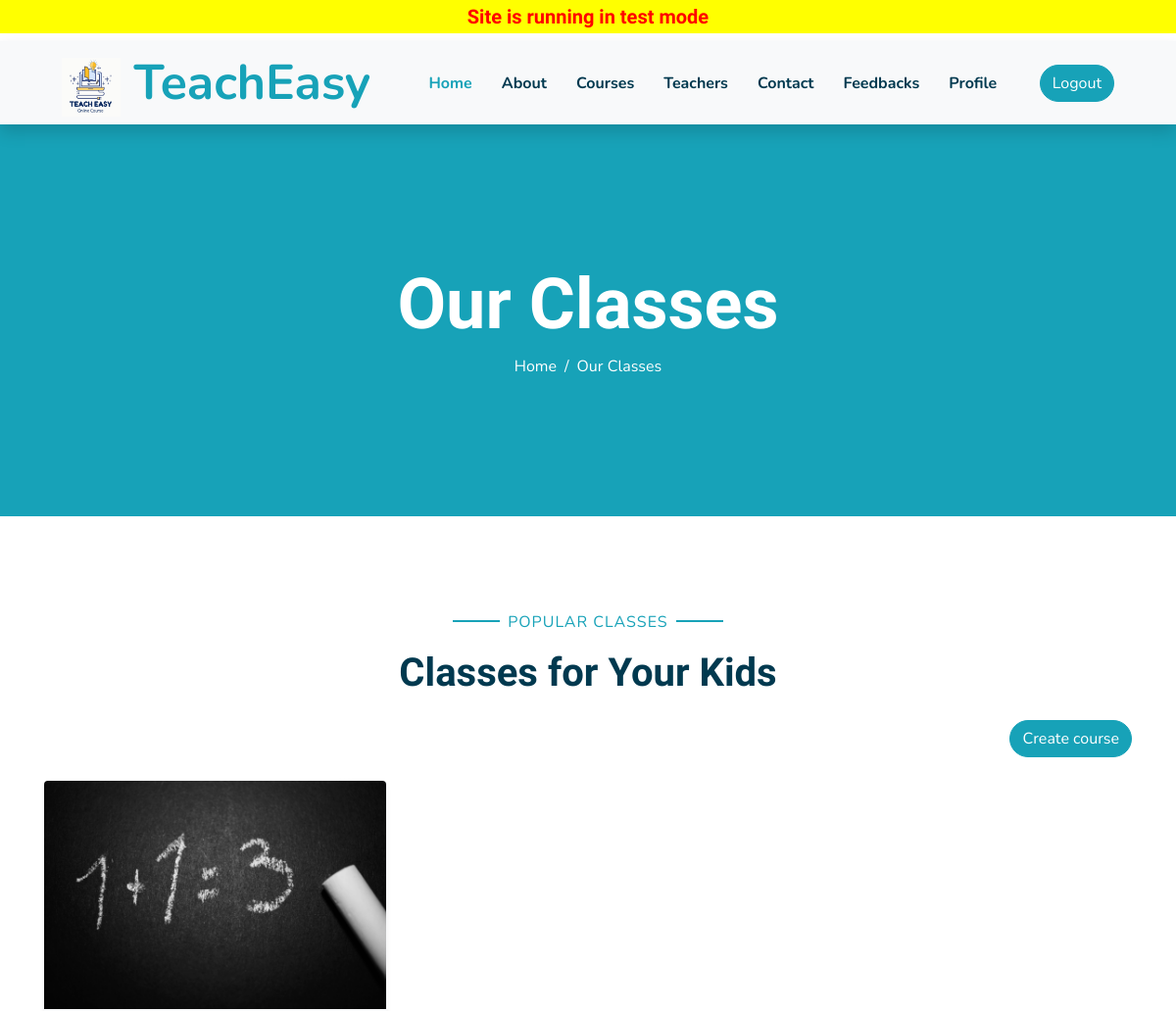
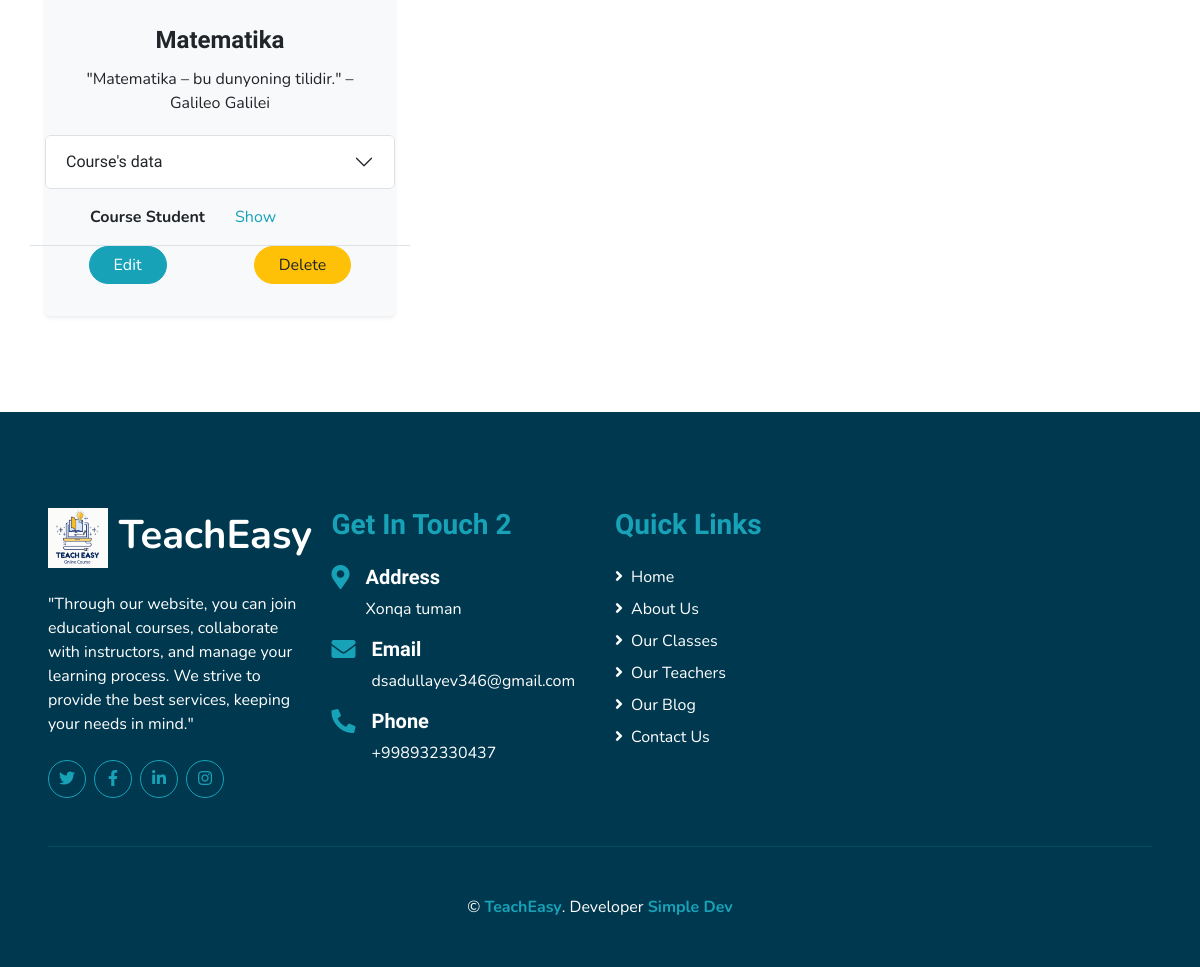
The page /courses (signed in) on the database its author committed (2 pictures, top to bottom).
### main/models.py (models this page shows, shortened)
class Course(models.Model):
    name = models.CharField(max_length=50)
    description = models.TextField()
    image = models.ImageField(upload_to='courses/')
    price = models.DecimalField(max_digits=10, decimal_places=2)
    start_time = models.TimeField()
    end_time = models.TimeField()
    schedule_days = models.CharField(max_length=70)
    teacher = models.ForeignKey(Teacher,on_delete=models.SET_NULL,null=True)

### main/views.py (the view, shortened to what this page needs)
# urls.py: path('courses',CoursesView.as_view(),name='courses'),
class CoursesView(LoginRequiredMixin, View):
    template_name = 'course/courses.html'
    def get(self, request):
        if request.user.is_authenticated:
            if request.user.role == "ADMIN":
                course_data = Course.objects.all()
                form = CourseCreateForm()
                ctx = {
                    'course_data': course_data,
                    'form': form,
                }
                return render(request, self.template_name, ctx)
            elif request.user.role == "TEACHER":
                teacher_id = Teacher.objects.get(user=request.user.id)
                course_data = Course.objects.filter(teacher=teacher_id)
                form = CourseCreateForm()
                ctx = {
                    'course_data': course_data,
                    'form': form,
                }
                return render(request, self.template_name, ctx)
            else:
                messages.error(request, "Sizda kurslar ro'yxatini ko'rish yoki yaratish huquqi yo'q.")
                return redirect('index')  # Yoki boshqa sahifaga yo'naltirish

### template/course/courses.html (shortened to what this page needs)
{% extends "main/base.html" %}
{% load static %}
{% block content %}
<div class="container-fluid bg-primary mb-5">
    <div class="d-flex flex-column align-items-center justify-content-center" style="min-height: 400px">
        <h3 class="display-3 font-weight-bold text-white">Our Classes</h3>
        <div class="d-inline-flex text-white">
            <p class="m-0"><a class="text-white" href="">Home</a></p>
            <p class="m-0 px-2">/</p>
            <p class="m-0">Our Classes</p>
        </div>
    </div>
</div>
<div class="container-fluid pt-5">
    <div class="container">
        <div class="text-center pb-2">
            <p class="section-title px-5"><span class="px-2">Popular Classes</span></p>
            <h1 class="mb-4">Classes for Your Kids</h1>
            <div class="d-flex justify-content-end mb-3">
                {% if request.user.role == "ADMIN" or request.user.role == "TEACHER" %}
                <button type="button" class="btn btn-primary" data-bs-toggle="modal" data-bs-target="#exampleModal">
                    Create course
                </button>
                {% endif %}
            </div>
        </div>
        <div class="row">
            {% if course_data %}
            {% for course in course_data %}
            <div class="col-lg-4 mb-5">
                <div class="card border-0 bg-light shadow-sm pb-2">
                    {% if course.image.url %}
                    <img class="card-img-top mb-2" style="width: 349px; height: 233px;" src="{{ course.image.url }}"
                         alt="coruse ni rasimi yo'q">
                    {% else %}
                    <img class="card-img-top mb-2" src="{% static 'img/class-1.jpg' %}" alt="">
                    {% endif %}
                    <div class="card-body text-center">
                        <h4 class="card-title">{{ course.name }}</h4>
                        <p class="card-text">{{ course.description }}</p>
                    </div>
                    <div class="accordion" id="accordionExample">
                        <div class="accordion-item">
                            <h2 class="accordion-header">
                                <button class="accordion-button collapsed" type="button" data-bs-toggle="collapse"
                                        data-bs-target="#collapseOne"
                                        aria-controls="collapseOne">
                                    Course's data
                                </button>
                            </h2>
                        </div>
                    </div>
                    <div class="row mt-3 mb-3">
                        <div class="col-6 text-right"><strong>Course Student</strong></div>
                        <div class="col-6"><a href="{% url 'course_students' course.pk %}">Show</a></div>
                    </div>
                    <div class="row border-bottom">
                    </div>
                    <div class="d-flex">
                        <a href="{% url 'course_edit' course.pk %}" class="btn btn-primary px-4 mx-auto mb-4">Edit</a>
                        <a href="{% url 'course_delete' course.pk %}"
                           class="btn btn-warning px-4 mx-auto mb-4">Delete</a>
                    </div>
                </div>
            </div>
            {% endfor %}
            {% else %}
            <h4 class="text-center">Course lar mavjud emas</h4>
            {% endif %}
        </div>
    </div>
</div>
{% endblock content %}

### rows shown on the page
Course: image (picture), name "Matematika", description "\"Matematika – bu dunyoning tilidir.\" – Galileo Galilei"
